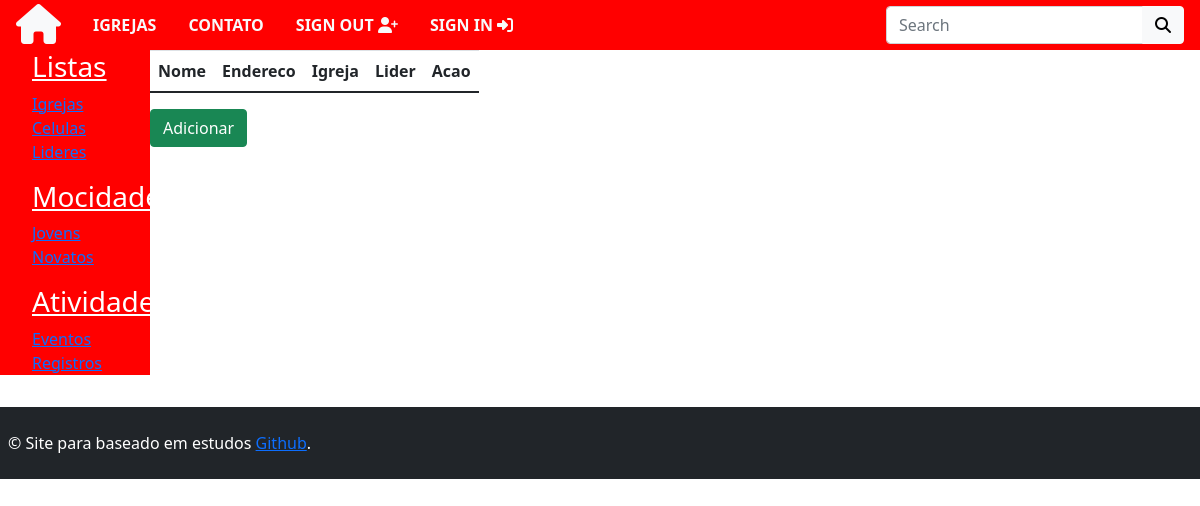
Page /celulaHtml/ on the earlier database version.
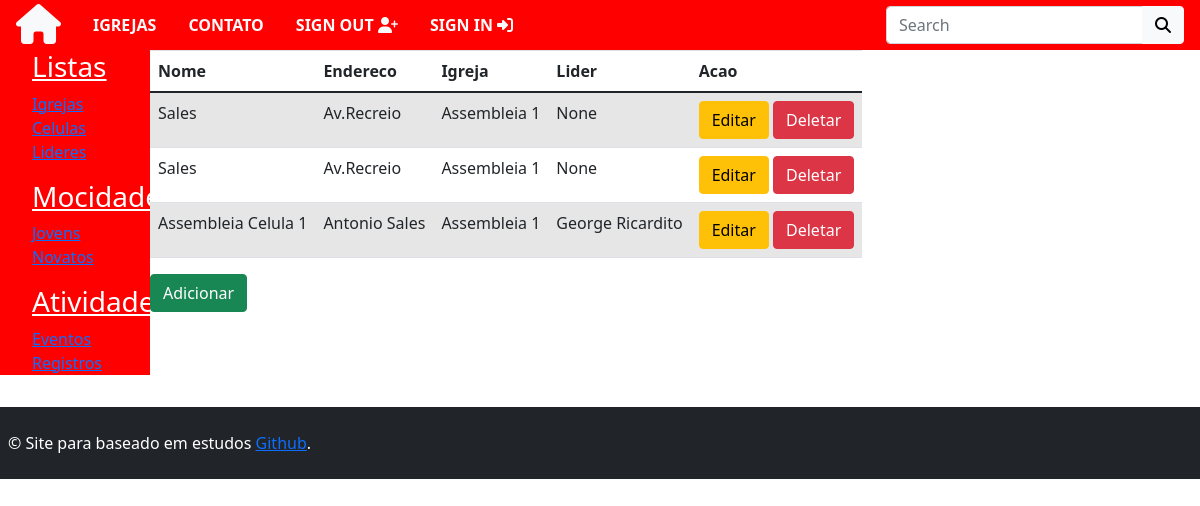
Same page on the later database version.
### apps/igreja/models.py (models this page shows, shortened)
class Celula(models.Model):
    nome = models.CharField(max_length=200, null=False, blank=False)
    endereco = models.CharField(max_length=200, null=False, blank=False)
    igreja = models.ForeignKey(Igreja, null=False, blank=False,
                               on_delete=models.CASCADE)
    lider = models.ForeignKey(Lideres, null=True, blank=True,
                              on_delete=models.CASCADE)
    class Meta:
        verbose_name = 'Celula'
        verbose_name_plural = 'Celulas'

class Igreja(models.Model):
    nome = models.CharField(max_length=200, null=False, blank=False)
    endereco = models.CharField(max_length=200, null=False, blank=False)
    pastor = models.CharField(max_length=150, null=False, blank=False)
    descricao = models.TextField(help_text='fale um pouco sobre a igreja')
    image = StdImageField('Imagem', upload_to=get_file_path,
                          variations={'thumb': {'width': 480, 'height': 480, 'crop': True}}, blank=True, null=True)
    def __str__(self):
        return self.nome

class Lideres(models.Model):
    image = StdImageField('Imagem', upload_to=get_file_path,
                          variations={'thumb': {'width': 480, 'height': 480, 'crop': True}}, blank=True, null=True)
    nome = models.CharField(max_length=150, null=False, blank=False)
    codigo_igreja = models.CharField(max_length=150, null=False, blank=False)
    igreja = models.ForeignKey(Igreja, null=False, blank=False,
                               on_delete=models.CASCADE)
    class Meta:
        verbose_name = 'Lider'
        verbose_name_plural = 'Lideres'
    def __str__(self):
        return self.nome

### apps/igreja/views.py (the view)
# urls.py: path('celulaHtml/', CelulaView.as_view(), name='celulaHtml'),
class CelulaView(ListView):
    model = Celula
    template_name = 'igreja/CrudBasedViews/celula.html'
    queryset = Celula.objects.all()
    context_object_name = 'celula'

### templates/igreja/CrudBasedViews/celula.html
{% extends 'base.html' %}
{% load bootstrap4 %}
{% block context %}
    <table class="table table-striped">
        <thead>
        <tr>
            <th scope="col">Nome</th>
            <th scope="col">Endereco</th>
            <th scope="col">Igreja</th>
            <th scope="col">Lider</th>
            <th scope="col">Acao</th>
        </tr>
        </thead>
        <tbody>
        {% for iten in celula %}
            <tr>
                <td>{{ iten.nome }}</td>
                <td>{{ iten.endereco }}</td>
                <td>{{ iten.igreja }}</td>
                <td>{{ iten.lider }}</td>
                <td>
                    <a class="btn btn-warning" href="{% url 'celulaAtualizar' iten.pk %}" >Editar</a>
                    <a class="btn btn-danger" href="{% url 'celulaDeletar' iten.pk %}" >Deletar</a>
                </td>
            </tr>
        {% endfor %}
        </tbody>
    </table>
    <a class="btn btn-success" href="{% url 'celulaAdicionar' %}">Adicionar</a>
{% endblock %}

Differences in the rows shown:
added Celula: nome "Sales", endereco "Av.Recreio", igreja "Assembleia 1", lider "None"
added Celula: nome "Sales", endereco "Av.Recreio", igreja "Assembleia 1", lider "None"
added Celula: nome "Assembleia Celula 1", endereco "Antonio Sales", igreja "Assembleia 1", lider "George Ricardito"
